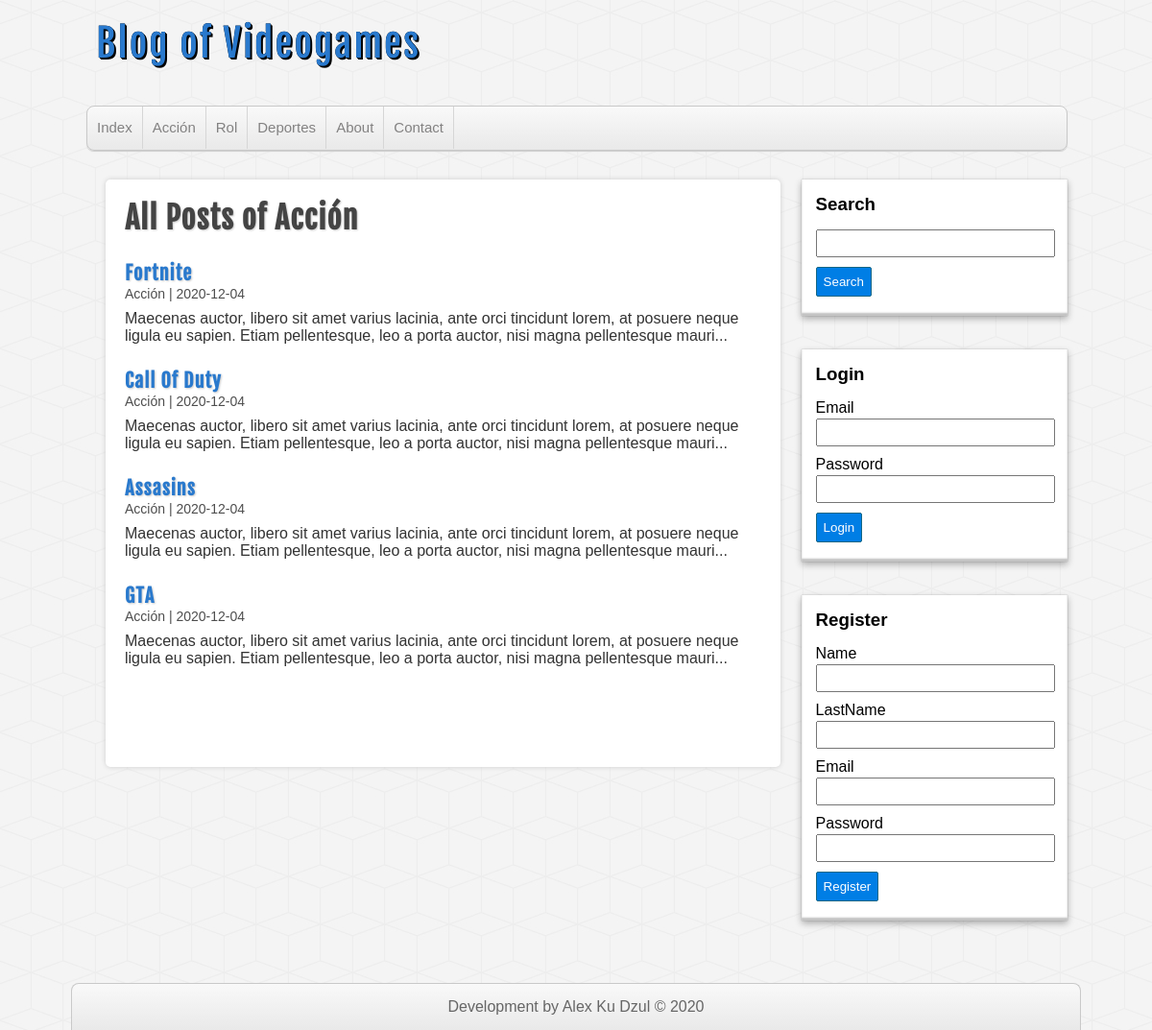
/category.php?id=1, run on the app's committed database.
### tables this page shows
CREATE TABLE categories(
    id INT(255) AUTO_INCREMENT NOT NULL,
    name VARCHAR(100),

    CONSTRAINT pk_categories PRIMARY KEY (id)
);

CREATE TABLE posts(
    id INT(255) AUTO_INCREMENT NOT NULL,
    user_id INT(255) NOT NULL,
    category_id INT(255) NOT NULL,
    title VARCHAR(255) NOT NULL,
    description MEDIUMTEXT,
    date DATE NOT NULL,

    CONSTRAINT pk_posts PRIMARY KEY(id),
    CONSTRAINT fk_post_user FOREIGN KEY (user_id) REFERENCES users(id),
    CONSTRAINT fk_post_category FOREIGN KEY(category_id) REFERENCES categories(id) ON DELETE CASCADE 
);

### includes/helpers.php (called while the page is built, shortened)
<?php
function getCategories($conexion){
    $sql = "SELECT * FROM categories ORDER BY id ASC;";
    $categories = mysqli_query($conexion, $sql);
    $result = array();
    if($categories && mysqli_num_rows($categories) >= 1){
        $result = $categories;
    }
    return $result;
}
function getCategory($conexion, $id){
    $sql = "SELECT * FROM categories WHERE id = $id";
    $categories = mysqli_query($conexion, $sql);
    $result = array();
    if($categories && mysqli_num_rows($categories) >= 1){
        $result = mysqli_fetch_assoc($categories);
    }
    return $result;
}
function getPosts($conexion, $limit = null, $category = null){
    $sql =  "SELECT p.* , c.name AS 'category' FROM posts p
                INNER JOIN categories c ON p.category_id = c.id
                    ";
    if(!empty($category)){
        $sql .= "WHERE p.category_id = $category ";
    }
    $sql .= "ORDER BY p.id DESC ";
    $posts = mysqli_query($conexion, $sql);
    $result = array();
    if($posts && mysqli_num_rows($posts) >= 1){
        $result = $posts;
    }
    return $result;
}
?>

### category.php (the view, shortened to what this page needs)
    <?php require_once 'includes/conexion.php'; ?>
    <?php require_once 'includes/helpers.php'; ?>
    <?php
        $category_current = getCategory($conexion, $_GET['id']);
    ?>
    <?php require_once 'includes/header.php' ?>
    <?php require_once 'includes/sidebar.php' ?>
    <div id="main">
        <h1>All Posts of <?=$category_current['name']?></h1>
        <?php $posts = getPosts($conexion, null, $_GET['id']) ?>
        <?php if(!empty($posts) && mysqli_num_rows($posts)): ?>
            <?php while($post = mysqli_fetch_assoc($posts)): ?>
                <article class="post">
                    <a href="post-detail.php?id=<?=$post['id']?>">
                        <h2><?=$post['title'] ?></h2>
                        <span class="date"><?=$post['category']. ' | '. $post['date']  ?></span>
                        <p><?=substr($post['description'], 0, 180)."..." ?></p>
                    </a>
                </article>
            <?php endwhile; ?>
        <?php else: ?>
            <div class="alert">No hay posts en esta categoria</div>
        <?php endif;?>
    </div>
    <?php require_once 'includes/footer.php' ?>
</body>
</html>

### includes/header.php (shortened to what this page needs)
<?php require_once 'conexion.php' ?>
<?php require_once 'includes/helpers.php'; ?>
<!DOCTYPE html>
<html lang="en">
<head>
    <link rel="stylesheet" href="assets/css/style.css">
</head>
<body>
    <header id="header">
        <div id="logo">
            <a href="index.php">
                Blog of Videogames
            </a>
        </div>
        <nav id="nav">
            <ul>
                <li><a href="index.php">Index</a></li>
                <?php $categories = getCategories($conexion); ?>
                    <?php if(!empty($categories)): ?>
                        <?php while($category = mysqli_fetch_assoc($categories)): ?>
                            <li><a href="category.php?id=<?=$category['id'] ?>"><?=$category['name'] ?> </a></li>
                        <?php endwhile; ?>
                    <?php endif; ?>
                <li><a href="index.php">About</a></li>
                <li><a href="index.php">Contact</a></li>
            </ul>
        </nav>
    </header>
    <div id="container">

### assets/css/style.css (style rules this page uses)
* { margin: 0px; padding: 0px; font-family: sans-serif, Helvetica, Arial; text-decoration: none; }
body { background: url(../img/cubes.png) #F4F4F4; }
.date { color: #4e4e4e; margin-top:5px; font-size: 14px; }
#header { width: 85%; height: auto; background: transparent; margin: 0px auto; }
#logo { float:left; width: 540px; height: 110px; }
#logo a { font-family: "fajala", Helvetica; font-size: 40px; letter-spacing: 2px; color: #2979CD; text-shadow: 0px 0px 0px black, 1px 1px 0px black, 2px 2px 0px black; transition: all 500ms; line-height: 90px; margin-left: 10px; }
#nav { clear: both; width: 100%; height: 45px; background: linear-gradient(to bottom, #f9f9f9 0px, #e9e9e9 100%); border: 1px solid #C9C9C9; border-radius: 8px; box-shadow: 0px 1px 1px #ccc; overflow: hidden; }
#nav ul { list-style: none; }
#nav ul li { float: left; line-height: 44px; border-right: 1px solid #D6D6D6; }
#nav ul li a { display: block; padding-left: 10px; padding-right: 10px; font-size: 15px; color: #838282; }
#container { width: 85%; height: auto; margin: 0px auto; margin-top: 30px; margin-bottom: 30px; }
#main { float: left; width: 65%; min-height: 572px; background:white; border-radius: 5px; box-shadow: 0px 0px 5px #ccc; margin-left: 20px; padding: 20px; overflow: hidden; }
#main a { color: #333; }
#main h1 { font-size: 32px; color: #444; letter-spacing: 1px; text-shadow: 1px 1px 2px #ccc; font-family: "fajala"; }
#main h2 { font-size: 20px; color: #2979CD; text-shadow: 1px 1px 2px #ccc; letter-spacing: 1px; font-family: "fajala"; margin-top: 25px; }
#main p { margin-top: 8px; }

### data on the page
categories: name "Acción"
categories: name "Rol"
categories: name "Deportes"
posts: title "Fortnite", category.name "Acción", date "2020-12-04", description "Maecenas auctor, libero sit amet varius lacinia, ante orci tincidunt lorem, at posuere neque ligula eu sapien. Etiam pellentesque, leo a porta auctor, nisi magna pellentesque mauri"
posts: title "Call Of Duty", category.name "Acción", date "2020-12-04", description "Maecenas auctor, libero sit amet varius lacinia, ante orci tincidunt lorem, at posuere neque ligula eu sapien. Etiam pellentesque, leo a porta auctor, nisi magna pellentesque mauri"
posts: title "Assasins", category.name "Acción", date "2020-12-04", description "Maecenas auctor, libero sit amet varius lacinia, ante orci tincidunt lorem, at posuere neque ligula eu sapien. Etiam pellentesque, leo a porta auctor, nisi magna pellentesque mauri"
posts: title "GTA", category.name "Acción", date "2020-12-04", description "Maecenas auctor, libero sit amet varius lacinia, ante orci tincidunt lorem, at posuere neque ligula eu sapien. Etiam pellentesque, leo a porta auctor, nisi magna pellentesque mauri"
